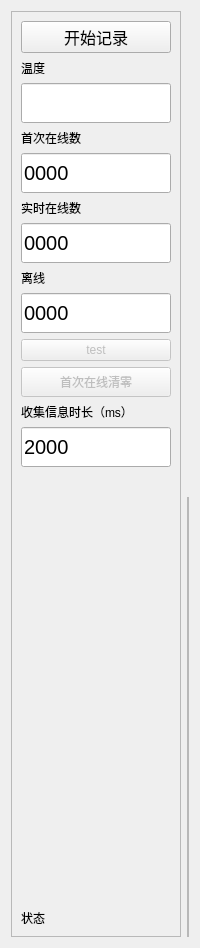
     <widget class="QWidget" name="tab_5">
      <attribute name="title">
       <string>高低温测试</string>
      </attribute>
      <layout class="QHBoxLayout" name="horizontalLayout_27">
       <item>
        <widget class="QFrame" name="frame_3">
         <property name="minimumSize">
          <size>
           <width>170</width>
           <height>0</height>
          </size>
         </property>
         <property name="maximumSize">
          <size>
           <width>170</width>
           <height>16777215</height>
          </size>
         </property>
         <property name="frameShape">
          <enum>QFrame::StyledPanel</enum>
         </property>
         <property name="frameShadow">
          <enum>QFrame::Raised</enum>
         </property>
         <layout class="QVBoxLayout" name="verticalLayout_14">
          <item>
           <widget class="QPushButton" name="pushButton_2">
            <property name="minimumSize">
             <size>
              <width>0</width>
              <height>30</height>
             </size>
            </property>
            <property name="font">
             <font>
              <pointsize>12</pointsize>
             </font>
            </property>
            <property name="text">
             <string>开始记录</string>
            </property>
           </widget>
          </item>
          <item>
           <layout class="QVBoxLayout" name="verticalLayout_6">
            <item>
             <widget class="QLabel" name="label_26">
              <property name="sizePolicy">
               <sizepolicy hsizetype="Preferred" vsizetype="Fixed">
                <horstretch>0</horstretch>
                <verstretch>0</verstretch>
               </sizepolicy>
              </property>
              <property name="text">
               <string>温度</string>
              </property>
             </widget>
            </item>
            <item>
             <widget class="QLineEdit" name="lineEdit_Temp">
              <property name="sizePolicy">
               <sizepolicy hsizetype="Preferred" vsizetype="Preferred">
                <horstretch>0</horstretch>
                <verstretch>0</verstretch>
               </sizepolicy>
              </property>
              <property name="minimumSize">
               <size>
                <width>50</width>
                <height>40</height>
               </size>
              </property>
              <property name="maximumSize">
               <size>
                <width>16777215</width>
                <height>40</height>
               </size>
              </property>
              <property name="font">
               <font>
                <pointsize>15</pointsize>
               </font>
              </property>
             </widget>
            </item>
           </layout>
          </item>
          <item>
           <layout class="QVBoxLayout" name="verticalLayout_4">
            <item>
             <widget class="QLabel" name="label_25">
              <property name="sizePolicy">
               <sizepolicy hsizetype="Preferred" vsizetype="Fixed">
                <horstretch>0</horstretch>
                <verstretch>0</verstretch>
               </sizepolicy>
              </property>
              <property name="text">
               <string>首次在线数</string>
              </property>
             </widget>
            </item>
            <item>
             <widget class="QLineEdit" name="lineEdit_Temp_first">
              <property name="sizePolicy">
               <sizepolicy hsizetype="Preferred" vsizetype="Preferred">
                <horstretch>0</horstretch>
                <verstretch>0</verstretch>
               </sizepolicy>
              </property>
              <property name="minimumSize">
               <size>
                <width>0</width>
                <height>40</height>
               </size>
              </property>
              <property name="maximumSize">
               <size>
                <width>16777215</width>
                <height>40</height>
               </size>
              </property>
              <property name="font">
               <font>
                <pointsize>15</pointsize>
               </font>
              </property>
              <property name="text">
               <string>0000</string>
              </property>
             </widget>
            </item>
           </layout>
          </item>
          <item>
           <layout class="QVBoxLayout" name="verticalLayout_7">
            <item>
             <widget class="QLabel" name="label_27">
              <property name="sizePolicy">
               <sizepolicy hsizetype="Preferred" vsizetype="Fixed">
                <horstretch>0</horstretch>
                <verstretch>0</verstretch>
               </sizepolicy>
              </property>
              <property name="text">
               <string>实时在线数</string>
              </property>
             </widget>
            </item>
            <item>
             <widget class="QLineEdit" name="lineEdit_Temp_realtime">
              <property name="sizePolicy">
               <sizepolicy hsizetype="Preferred" vsizetype="Preferred">
                <horstretch>0</horstretch>
                <verstretch>0</verstretch>
               </sizepolicy>
              </property>
              <property name="minimumSize">
               <size>
                <width>0</width>
                <height>40</height>
               </size>
              </property>
              <property name="maximumSize">
               <size>
                <width>16777215</width>
                <height>40</height>
               </size>
              </property>
              <property name="font">
               <font>
                <pointsize>15</pointsize>
               </font>
              </property>
              <property name="text">
               <string>0000</string>
              </property>
             </widget>
            </item>
           </layout>
          </item>
          <item>
           <layout class="QVBoxLayout" name="verticalLayout_9">
            <item>
             <widget class="QLabel" name="label_28">
              <property name="sizePolicy">
               <sizepolicy hsizetype="Preferred" vsizetype="Fixed">
                <horstretch>0</horstretch>
                <verstretch>0</verstretch>
               </sizepolicy>
              </property>
              <property name="text">
               <string>离线</string>
              </property>
             </widget>
            </item>
            <item>
             <widget class="QLineEdit" name="lineEdit_Temp_dead">
              <property name="sizePolicy">
               <sizepolicy hsizetype="Preferred" vsizetype="Preferred">
                <horstretch>0</horstretch>
                <verstretch>0</verstretch>
               </sizepolicy>
              </property>
              <property name="minimumSize">
               <size>
                <width>0</width>
                <height>40</height>
               </size>
              </property>
              <property name="maximumSize">
               <size>
                <width>16777215</width>
                <height>40</height>
               </size>
              </property>
              <property name="font">
               <font>
                <pointsize>15</pointsize>
               </font>
              </property>
              <property name="text">
               <string>0000</string>
              </property>
             </widget>
            </item>
           </layout>
          </item>
          <item>
           <widget class="QPushButton" name="pushButton_onlineTest">
            <property name="enabled">
             <bool>false</bool>
            </property>
            <property name="text">
             <string>test</string>
            </property>
           </widget>
          </item>
          <item>
           <widget class="QPushButton" name="pushButton_3">
            <property name="enabled">
             <bool>false</bool>
            </property>
            <property name="minimumSize">
             <size>
              <width>0</width>
              <height>30</height>
             </size>
            </property>
            <property name="text">
             <string>首次在线清零</string>
            </property>
           </widget>
          </item>
          <item>
           <layout class="QVBoxLayout" name="verticalLayout_10">
            <item>
             <widget class="QLabel" name="label_21">
              <property name="sizePolicy">
               <sizepolicy hsizetype="Preferred" vsizetype="Fixed">
                <horstretch>0</horstretch>
                <verstretch>0</verstretch>
               </sizepolicy>
              </property>
              <property name="text">
               <string>收集信息时长（ms）</string>
              </property>
             </widget>
            </item>
            <item>
             <widget class="QLineEdit" name="lineEdit_Delay">
              <property name="sizePolicy">
               <sizepolicy hsizetype="Expanding" vsizetype="Preferred">
                <horstretch>0</horstretch>
                <verstretch>0</verstretch>
               </sizepolicy>
              </property>
              <property name="minimumSize">
               <size>
                <width>0</width>
                <height>40</height>
               </size>
              </property>
              <property name="font">
               <font>
                <pointsize>15</pointsize>
               </font>
              </property>
              <property name="toolTip">
               <string>统计2000ms内在线设备个数，且延时2000ms后设备指示灯离线</string>
              </property>
              <property name="text">
               <string>2000</string>
              </property>
             </widget>
            </item>
           </layout>
          </item>
          <item>
           <spacer name="verticalSpacer">
            <property name="orientation">
             <enum>Qt::Vertical</enum>
            </property>
            <property name="sizeHint" stdset="0">
             <size>
              <width>20</width>
              <height>436</height>
             </size>
            </property>
           </spacer>
          </item>
          <item>
           <widget class="QLabel" name="label_TempState">
            <property name="text">
             <string>状态</string>
            </property>
           </widget>
          </item>
         </layout>
        </widget>
       </item>
       <item>
        <layout class="QVBoxLayout" name="verticalLayout_5">
         <property name="spacing">
          <number>0</number>
         </property>
         <item>
          <widget class="QWidget" name="widget_Temp" native="true">
           <property name="sizePolicy">
            <sizepolicy hsizetype="Expanding" vsizetype="Expanding">
             <horstretch>0</horstretch>
             <verstretch>0</verstretch>
            </sizepolicy>
           </property>
          </widget>
         </item>
         <item>
          <widget class="QWidget" name="widget" native="true">
           <property name="minimumSize">
            <size>
             <width>0</width>
             <height>440</height>
            </size>
           </property>
           <property name="maximumSize">
            <size>
             <width>16777215</width>
             <height>440</height>
            </size>
           </property>
           <layout class="QVBoxLayout" name="verticalLayout_8">
            <property name="leftMargin">
             <number>0</number>
            </property>
            <property name="topMargin">
             <number>0</number>
            </property>
            <property name="rightMargin">
             <number>0</number>
            </property>
            <property name="bottomMargin">
             <number>0</number>
            </property>
            <item>
             <widget class="QFrame" name="onlineDevice_frame">
              <property name="sizePolicy">
               <sizepolicy hsizetype="Preferred" vsizetype="Expanding">
                <horstretch>0</horstretch>
                <verstretch>0</verstretch>
               </sizepolicy>
              </property>
              <property name="frameShape">
               <enum>QFrame::StyledPanel</enum>
              </property>
              <property name="frameShadow">
               <enum>QFrame::Raised</enum>
              </property>
             </widget>
            </item>
           </layout>
          </widget>
         </item>
        </layout>
       </item>
      </layout>
     </widget>
